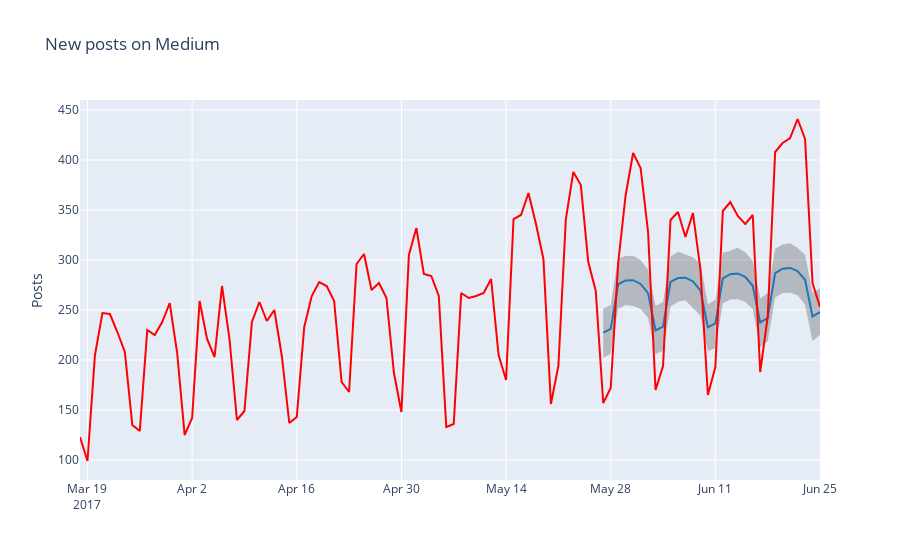

This figure's notebook cell:
### Code cell
# Visualizing

def show_forecast(cmp_df, num_predictions, num_values, title):
    """Visualize the forecast."""
    
    def create_go(name, column, num, **kwargs):
        points = cmp_df.tail(num)
        args = dict(name=name, x=points.index, y=points[column], mode='lines')
        args.update(kwargs)
        return go.Scatter(**args)
    
    lower_bound = create_go('Lower Bound', 'yhat_lower', num_predictions,
                            line=dict(width=0),
                            marker=dict(color="gray"))
    upper_bound = create_go('Upper Bound', 'yhat_upper', num_predictions,
                            line=dict(width=0),
                            marker=dict(color="gray"),
                            fillcolor='rgba(68, 68, 68, 0.3)', 
                            fill='tonexty')
    forecast = create_go('Forecast', 'yhat', num_predictions,
                         line=dict(color='rgb(31, 119, 180)'))
    actual = create_go('Actual', 'y', num_values,
                       marker=dict(color="red"))
    
    # In this case the order of the series is important because of the filling
    data = [lower_bound, upper_bound, forecast, actual]

    layout = go.Layout(yaxis=dict(title='Posts'), title=title, showlegend = False)
    fig = go.Figure(data=data, layout=layout)
    iplot(fig, show_link=False)

show_forecast(cmp_df, prediction_size, 100, 'New posts on Medium')
